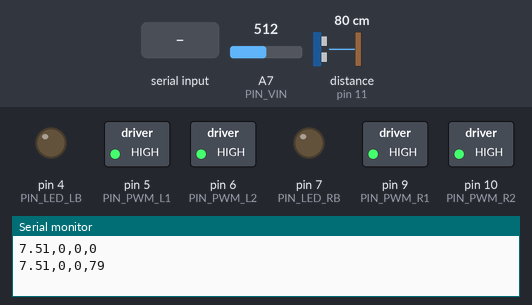
The sketch below on a simulated Arduino Nano, built with avr-gcc and run on an emulated ATmega328P. Shown: switched loads named in the sketch (green lamp = pin HIGH), output pins drawn as LEDs (lit = HIGH), the last lines printed to the serial monitor. Wiring (inferred from the names in the program): ultrasonic range finder: trigger pin 12; echo pin 11. Dashed ring = blinking. Inputs (shaded band) come from the test bench; at power-on: distance to the obstacle (sensor on pin 11) 80 cm, A7 (PIN_VIN) = 512. The echo pulse lasts 58.3 µs per cm; pins used as bus, display or sensor lines are not drawn.

Above: at 2.7 s.
2.8 s: "i90," received over Serial
At 4.2 s:
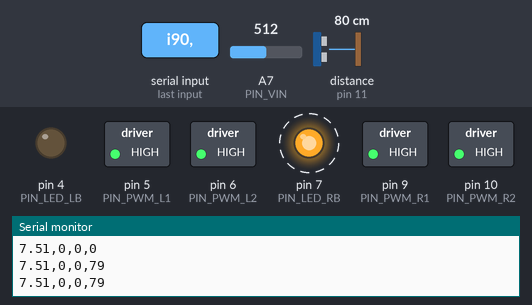
5.8 s: "c90," received over Serial
At 8.6 s:
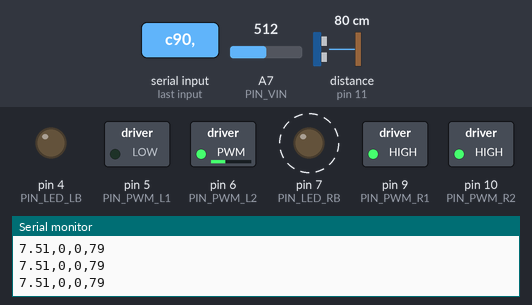
8.8 s: byte 99 ('c') received over Serial
At 11.2 s:
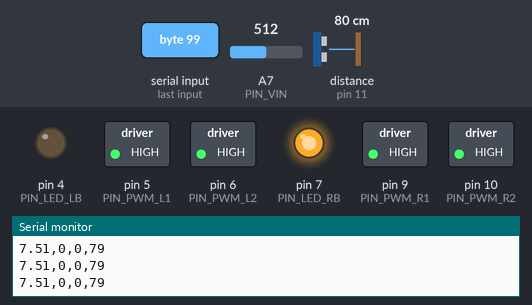
11.8 s: "c,45," received over Serial
At 13.2 s:
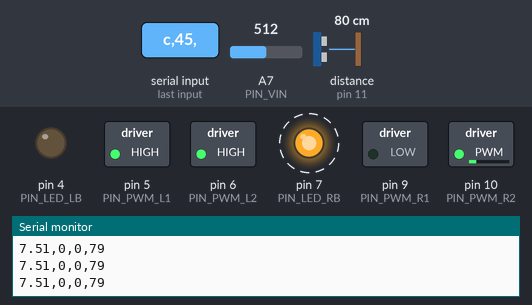
14.8 s: distance to the obstacle (sensor on pin 11) set to 14 cm
17.8 s: distance to the obstacle (sensor on pin 11) set to 11 cm
At 19.05 s:
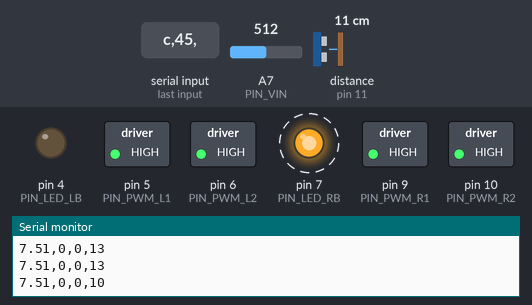
Timing chart, 0 to 21.8 s (numbered marks = the images above; inputs shaded):
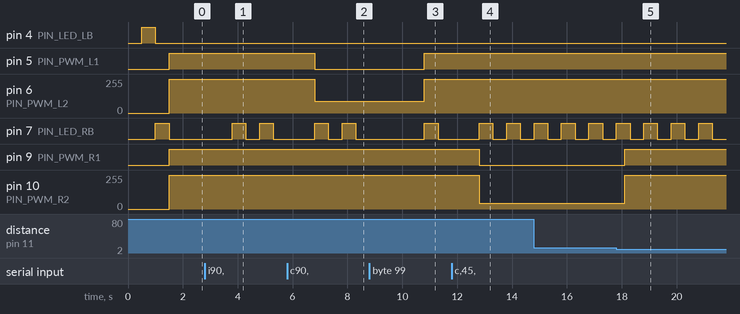

Measured:
- the behaviour switches between 13 and 12 cm on distance to the obstacle (sensor on pin 11) (found by bisection; images 4 and 5)
- after the input at 2.8 s, pin 7 (PIN_LED_RB): alternates HIGH for 0.50 s and LOW for 0.50 s, starting after 1.0 s
- after the input at 5.8 s, pin 5 (PIN_PWM_L1): HIGH → LOW after 1.0 s; pin 6 (PIN_PWM_L2): 255/255 → 90/255 after 1.0 s
- after the input at 8.8 s, pin 5 (PIN_PWM_L1): LOW → HIGH after 2.0 s; pin 6 (PIN_PWM_L2): 90/255 → 255/255 after 2.0 s
- after the input at 11.8 s, pin 9 (PIN_PWM_R1): HIGH → LOW after 1.0 s; pin 10 (PIN_PWM_R2): 255/255 → 45/255 after 1.0 s
- after the input at 17.8 s, pin 9 (PIN_PWM_R1): LOW → HIGH after 0.30 s; pin 10 (PIN_PWM_R2): 45/255 → 255/255 after 0.30 s

The sketch:

OpenBot.ino
```cpp
// ---------------------------------------------------------------------------
// This Arduino sketch accompanies the OpenBot Android application.
// By Matthias Mueller, Intelligent Systems Lab, 2020
//
// The sketch has the following functinonalities:
//  - receive control commands from Android application (USB serial)
//. - produce low-level controls (PWM) for the vehicle
//  - toggle left and right indicator signals
//  - wheel odometry based on optical speed sensors
//  - estimate battery voltage via voltage divider
//  - estimate distance based on sonar sensor
//  - send sensor readings to Android application (USB serial)
//  - display vehicle status on OLED
//
// Dependencies: Install via "Tools --> Manage Libraries" (type library name in the search field)
//  - Interrupts: PinChangeInterrupt by Nico Hood (read speed sensors and sonar)
//  - OLED: Adafruit_SSD1306 & Adafruit_GFX (display vehicle status)
// Contributors:
//  - October 2020: OLED display support by Ingmar Stapel
// ---------------------------------------------------------------------------

// PIN_PWM_L1,PIN_PWM_L2,PIN_PWM_R1,PIN_PWM_R2  Low-level control of left DC motors via PWM
// PIN_SPEED_L, PIN_SPEED_R                     Measure left and right wheel speed
// PIN_VIN                                      Measure battery voltage via voltage divider
// PIN_TRIGGER                                  Arduino pin tied to trigger pin on ultrasonic sensor.
// PIN_ECHO                                     Arduino pin tied to echo pin on ultrasonic sensor.
// PIN_LED_LB, PIN_LED_RB                       Toggle left and right rear LEDs (indicator signals)

//------------------------------------------------------//
// DEFINITIONS
//------------------------------------------------------//

// DO NOT CHANGE!
#define DIY 0
#define PCB_V1 1
#define PCB_V2 2

//------------------------------------------------------//
//SETTINGS
//------------------------------------------------------//

// Setup the OpenBot version (DIY,PCB_V1,PCB_V2)
#define OPENBOT DIY

// Enable/Disable voltage divider (1,0)
#define HAS_VOLTAGE_DIVIDER 1

// Enable/Disable indicators (1,0)
#define HAS_INDICATORS 1

// Enable/Disable speed sensors (1,0)
#define HAS_SPEED_SENSORS 1

// Enable/Disable sonar (1,0)
#define HAS_SONAR 1

// Enable/Disable median filter for sonar measurements (1,0)
#define USE_MEDIAN 1

// Enable/Disable OLED (1,0)
#define HAS_OLED 0

// Enable/Disable no phone mode (1,0)
// In no phone mode:
// - the motors will turn at 75% speed
// - the speed will be reduced if an obstacle is detected by the sonar sensor
// - the car will turn, if an obstacle is detected within STOP_THRESHOLD
// WARNING: If the sonar sensor is not setup, the car will go full speed forward!
#define NO_PHONE_MODE 0

//------------------------------------------------------//
// PINOUT
//------------------------------------------------------//

//Setup the pin definitions
#if (OPENBOT == DIY)
  #define PIN_PWM_L1 5
  #define PIN_PWM_L2 6
  #define PIN_PWM_R1 9
  #define PIN_PWM_R2 10
  #define PIN_SPEED_L 2
  #define PIN_SPEED_R 3
  #define PIN_VIN A7
  #define PIN_TRIGGER 12
  #define PIN_ECHO 11
  #define PIN_LED_LB 4
  #define PIN_LED_RB 7
#elif (OPENBOT == PCB_V1)
  #define PIN_PWM_L1 9
  #define PIN_PWM_L2 10
  #define PIN_PWM_R1 5
  #define PIN_PWM_R2 6
  #define PIN_SPEED_L 2
  #define PIN_SPEED_R 4
  #define PIN_VIN A7
  #define PIN_TRIGGER 3
  #define PIN_ECHO 3
  #define PIN_LED_LB 7
  #define PIN_LED_RB 8
#elif (OPENBOT == PCB_V2)
  #define PIN_PWM_L1 9
  #define PIN_PWM_L2 10
  #define PIN_PWM_R1 5
  #define PIN_PWM_R2 6
  #define PIN_SPEED_L 2
  #define PIN_SPEED_R 3
  #define PIN_VIN A7
  #define PIN_TRIGGER 4
  #define PIN_ECHO 4
  #define PIN_LED_LB 7
  #define PIN_LED_RB 8
#endif

//------------------------------------------------------//
// INITIALIZATION
//------------------------------------------------------//

#include <limits.h>
const unsigned int STOP_THRESHOLD = 12; //cm

#if NO_PHONE_MODE
  int turn_direction = 0; // right
  const unsigned long TURN_DIRECTION_INTERVAL = 2000; // How frequently to change turn direction (ms).
  unsigned long turn_direction_timeout = 0;   // After timeout (ms), random turn direction is updated.
#endif

#if HAS_SPEED_SENSORS or HAS_SONAR
  #include <PinChangeInterrupt.h>
#endif

#if HAS_SONAR
  //Sonar sensor
  const float US_TO_CM = 0.01715; //cm/uS -> (343 * 100 / 1000000) / 2;
  const unsigned long PING_INTERVAL = 100; // How frequently to send out a ping (ms).
  unsigned long ping_timeout = 0;   // After timeout (ms), distance is set to maximum.
  volatile unsigned long start_time = 0; // Time when sending sonar pulse was sent
  volatile unsigned long echo_time = 0; // Time taken to receive echo
  unsigned int distance = UINT_MAX; //cm      65535 UINT_MAX
  unsigned int distance_estimate = UINT_MAX; //cm
  #if USE_MEDIAN
    const unsigned int distance_array_sz = 3;
    unsigned int distance_array[distance_array_sz]={};
    unsigned int distance_counter = 0;
  #endif
#else
  unsigned int distance_estimate = UINT_MAX; //cm
#endif

#if HAS_OLED
  #include <SPI.h>
  #include <Wire.h>
  #include <Adafruit_GFX.h>
  #include <Adafruit_SSD1306.h>

  const int OLED_RESET = -1; // not used
  Adafruit_SSD1306 display(OLED_RESET);

  // OLED Display SSD1306
  const unsigned int SCREEN_WIDTH = 128; // OLED display width, in pixels
  const unsigned int SCREEN_HEIGHT = 32; // OLED display height, in pixels
#endif

#if HAS_VOLTAGE_DIVIDER
  const unsigned int ADC_MAX = 1023;
  const unsigned int VREF = 5;
  //The voltage divider factor is computed as (R1+R2)/R2
  #if (OPENBOT == PCB_V1)
    const float VOLTAGE_DIVIDER_FACTOR = (100+33)/33;
  #else //DIY and PCB_V2
    const float VOLTAGE_DIVIDER_FACTOR = (20+10)/10;
  #endif
#endif

//Vehicle Control
int ctrl_left = 0;
int ctrl_right = 0;

//Voltage measurement
const unsigned int VIN_ARR_SZ = 10;
unsigned int vin_counter = 0;
unsigned int vin_array[VIN_ARR_SZ]={0};

//Speed sensor
const unsigned int DISK_HOLES = 20;
volatile int counter_left = 0;
volatile int counter_right = 0;

//Indicator Signal
const unsigned long INDICATOR_INTERVAL = 500; //Blinking rate of the indicator signal (ms).
unsigned long indicator_timeout = 0;
int indicator_val = 0;

//Serial communication
const unsigned long SEND_INTERVAL = 1000; // How frequently vehicle data is sent (ms).
unsigned long send_timeout = 0;
String inString = "";

//------------------------------------------------------//
// SETUP
//------------------------------------------------------//

void setup()
{
  //Outputs
  pinMode(PIN_PWM_L1,OUTPUT);
  pinMode(PIN_PWM_L2,OUTPUT);
  pinMode(PIN_PWM_R1,OUTPUT);
  pinMode(PIN_PWM_R2,OUTPUT);
  pinMode(PIN_LED_LB,OUTPUT);
  pinMode(PIN_LED_RB,OUTPUT);

  //Inputs
  pinMode(PIN_VIN,INPUT);
  pinMode(PIN_SPEED_L,INPUT);
  pinMode(PIN_SPEED_R,INPUT);

  Serial.begin(115200,SERIAL_8N1); //8 data bits, no parity, 1 stop bit
  send_timeout = millis() + SEND_INTERVAL; //wait for one interval to get readings

  #if HAS_SPEED_SENSORS
    attachPinChangeInterrupt(digitalPinToPinChangeInterrupt(PIN_SPEED_L), update_speed_left, FALLING);
    attachPinChangeInterrupt(digitalPinToPinChangeInterrupt(PIN_SPEED_R), update_speed_right, FALLING);
  #endif

  //Initialize with the I2C addr 0x3C
  #if HAS_OLED
    display.begin(SSD1306_SWITCHCAPVCC, 0x3C);
  #endif

  //Test sequence for indicator LEDs
  #if HAS_INDICATORS
    digitalWrite(PIN_LED_LB,LOW);
    digitalWrite(PIN_LED_RB,LOW);
    delay(500);
    digitalWrite(PIN_LED_LB,HIGH);
    delay(500);
    digitalWrite(PIN_LED_LB,LOW);
    digitalWrite(PIN_LED_RB,HIGH);
    delay(500);
    digitalWrite(PIN_LED_RB,LOW);
  #endif
}

//------------------------------------------------------//
// MAIN LOOP
//------------------------------------------------------//

void loop() {

  #if HAS_VOLTAGE_DIVIDER
    //Measure voltage
    vin_array[vin_counter%VIN_ARR_SZ] = analogRead(PIN_VIN);
    vin_counter++;
  #endif

  #if HAS_SONAR
    //Measure distance every PING_INTERVAL
    if (millis() >= ping_timeout) {
      ping_timeout = ping_timeout + PING_INTERVAL;
      if (echo_time == 0) { //No echo received
        distance = UINT_MAX;
      }
      else
      {
        distance = echo_time * US_TO_CM;
      }
      #if USE_MEDIAN
        distance_array[distance_counter%distance_array_sz] = distance;
        distance_counter++;
        distance_estimate = get_median(distance_array, distance_array_sz);
      #else
        distance_estimate = distance;
      #endif
      send_ping();  //超声波测距，不用库，相当于重写，还用了模拟中断，嗯，
    }
  #endif

  // Send vehicle measurments to serial every SEND_INTERVAL
  if (millis() >= send_timeout) {
    send_vehicle_data();
    send_timeout = millis() + SEND_INTERVAL;
  }

  #if HAS_INDICATORS
    // Check indicator signal every INDICATOR_INTERVAL
    if (millis() >= indicator_timeout) {
      update_indicators();
      indicator_timeout = millis() + INDICATOR_INTERVAL;
    }
  #endif

  #if (NO_PHONE_MODE)
    if (millis() > turn_direction_timeout)
    {
      turn_direction_timeout = millis() + TURN_DIRECTION_INTERVAL;
      turn_direction = random(2); //Generate random number in the range [0,1]
    }
    // drive forward
    if (distance_estimate > 4*STOP_THRESHOLD) {
      ctrl_left = distance_estimate;
      ctrl_right = ctrl_left;
      digitalWrite(PIN_LED_LB, LOW);
      digitalWrite(PIN_LED_RB, LOW);
    }
    // turn slightly
    else if (distance_estimate > 2*STOP_THRESHOLD) {
      ctrl_left = distance_estimate;
      ctrl_right = ctrl_left - 3*STOP_THRESHOLD;
    }
    // turn strongly
    else if (distance_estimate > STOP_THRESHOLD) {
      ctrl_left = 192;
      ctrl_right = - 192;
    }
    // drive backward slowly
    else {
        ctrl_left = -96;
        ctrl_right = -96;
        digitalWrite(PIN_LED_LB, HIGH);
        digitalWrite(PIN_LED_RB, HIGH);
    }
    // flip controls if needed and set indicator light
    if (ctrl_left != ctrl_right) {
      if (turn_direction > 0) {
        int temp = ctrl_left;
        ctrl_left = ctrl_right;
        ctrl_right = temp;
        digitalWrite(PIN_LED_LB, HIGH);
        digitalWrite(PIN_LED_RB, LOW);
      }
      else {
        digitalWrite(PIN_LED_LB, LOW);
        digitalWrite(PIN_LED_RB, HIGH);
      }
    }
    // enforce limits
    ctrl_left = ctrl_left > 0 ? max(64, min(ctrl_left, 192)) : min(-64, max(ctrl_left, -192));
    ctrl_right = ctrl_right > 0 ? max(64, min(ctrl_right, 192)) : min(-64, max(ctrl_right, -192));

  #else // Wait for messages from the phone
    if (Serial.available() > 0) {
      read_msg();
    }
    if (distance_estimate < STOP_THRESHOLD) {
      if (ctrl_left > 0) ctrl_left = 0;
      if (ctrl_right > 0) ctrl_right = 0;
    }
  #endif

  update_left_motors();
  update_right_motors();
}


//------------------------------------------------------//
// FUNCTIONS
//------------------------------------------------------//

void update_left_motors() {
    if (ctrl_left < 0) {
      analogWrite(PIN_PWM_L1,-ctrl_left);
      analogWrite(PIN_PWM_L2,0);
    }
    else if (ctrl_left > 0) {
      analogWrite(PIN_PWM_L1,0);
      analogWrite(PIN_PWM_L2,ctrl_left);
    }
    else { //Motor brake
      analogWrite(PIN_PWM_L1,255);
      analogWrite(PIN_PWM_L2,255);
    }
}

void update_right_motors() {
    if (ctrl_right < 0) {
      analogWrite(PIN_PWM_R1,-ctrl_right);
      analogWrite(PIN_PWM_R2,0);
    }
    else if (ctrl_right > 0) {
      analogWrite(PIN_PWM_R1,0);
      analogWrite(PIN_PWM_R2,ctrl_right);
    }
    else { //Motor brake
      analogWrite(PIN_PWM_R1,255);
      analogWrite(PIN_PWM_R2,255);
    }
}

void read_msg() {
  if (Serial.available()) {
    char inChar = Serial.read();
    switch (inChar) {
      case 'c':
        ctrl_left = Serial.readStringUntil(',').toInt();
        ctrl_right = Serial.readStringUntil('\n').toInt();
        break;
      case 'i':
        indicator_val = Serial.readStringUntil('\n').toInt();
        break;
      default:
        break;
    }
  }
}

void send_vehicle_data() {
  float voltage_value = get_voltage();
  int ticks_left = counter_left;
  counter_left = 0;
  int ticks_right = counter_right;
  counter_right = 0;

  #if (NO_PHONE_MODE || HAS_OLED)
    float rpm_factor = 60.0*(1000.0/SEND_INTERVAL)/(DISK_HOLES);
    float rpm_left = ticks_left*rpm_factor;
    float rpm_right = ticks_right*rpm_factor;
  #endif
  #if (NO_PHONE_MODE)
    Serial.print("Voltage: "); Serial.println(voltage_value, 2);
    Serial.print("Left RPM: "); Serial.println(rpm_left, 0);
    Serial.print("Right RPM: "); Serial.println(rpm_right, 0);
    Serial.print("Distance: "); Serial.println(distance_estimate);
    Serial.println("------------------");
  #else
    Serial.print(voltage_value);
    Serial.print(",");
    Serial.print(ticks_left);
    Serial.print(",");
    Serial.print(ticks_right);
    Serial.print(",");
    Serial.print(distance_estimate);
    Serial.println();
  #endif

  #if HAS_OLED
    // Set display information
    drawString(
      "Voltage:    " + String(voltage_value,2),
      "Left RPM:  " + String(rpm_left,0),
      "Right RPM: " + String(rpm_right, 0),
      "Distance:   " + String(distance_estimate));
  #endif
}

#if HAS_VOLTAGE_DIVIDER
  float get_voltage () {
    unsigned long array_sum = 0;
    unsigned int array_size = min(VIN_ARR_SZ,vin_counter);
    for(unsigned int index = 0; index < array_size; index++)
    {
      array_sum += vin_array[index];
    }
    return float(array_sum)/array_size/ADC_MAX*VREF*VOLTAGE_DIVIDER_FACTOR;
  }
#else
  float get_voltage () {
    return -1;
  }
#endif

#if HAS_INDICATORS
  void update_indicators() {
    if (indicator_val < 0) {
      digitalWrite(PIN_LED_LB, !digitalRead(PIN_LED_LB));
      digitalWrite(PIN_LED_RB, 0);
    }
    else if (indicator_val > 0) {
      digitalWrite(PIN_LED_LB, 0);
      digitalWrite(PIN_LED_RB, !digitalRead(PIN_LED_RB));
    }
    else {
      digitalWrite(PIN_LED_LB, 0);
      digitalWrite(PIN_LED_RB, 0);
    }
  }
#endif

#if HAS_OLED
// Function for drawing a string on the OLED display
void drawString(String line1, String line2, String line3, String line4) {
  display.clearDisplay();
  // set text color
  display.setTextColor(WHITE);
  // set text size
  display.setTextSize(1);
  // set text cursor position
  display.setCursor(1,0);
  // show text
  display.println(line1);
  display.setCursor(1,8);
  // show text
  display.println(line2);
  display.setCursor(1,16);
  // show text
  display.println(line3);
  display.setCursor(1,24);
  // show text
  display.println(line4);
  display.display();
}
#endif

#if USE_MEDIAN
  unsigned int get_median(unsigned int a[], unsigned int sz) {
    //bubble sort
    for(unsigned int i=0; i<(sz-1); i++) {
      for(unsigned int j=0; j<(sz-(i+1)); j++) {
        if(a[j] > a[j+1]) {
            unsigned int t = a[j];
            a[j] = a[j+1];
            a[j+1] = t;
        }
      }
    }
    return a[sz/2];
  }
#endif

//------------------------------------------------------//
// INTERRUPT SERVICE ROUTINES (ISR)
//------------------------------------------------------//

#if HAS_SPEED_SENSORS
  // ISR: Increment speed sensor counter (right)
  void update_speed_left() {
    if (ctrl_left < 0) {
      counter_left--;
    }
    else if (ctrl_left > 0) {
      counter_left++;
    }
  }

  // ISR: Increment speed sensor counter (right)
  void update_speed_right() {
    if (ctrl_right < 0) {
      counter_right--;
    }
    else if (ctrl_right > 0){
      counter_right++;
    }
  }
#endif

#if HAS_SONAR
  // Send pulse by toggling trigger pin
  void send_ping() {
    detachPinChangeInterrupt(digitalPinToPinChangeInterrupt(PIN_ECHO));
    echo_time = 0;
    pinMode(PIN_TRIGGER,OUTPUT);
    digitalWrite(PIN_TRIGGER, LOW);
    delayMicroseconds(5);
    digitalWrite(PIN_TRIGGER, HIGH);
    delayMicroseconds(10);
    digitalWrite(PIN_TRIGGER, LOW);
    pinMode(PIN_ECHO,INPUT);
    attachPinChangeInterrupt(digitalPinToPinChangeInterrupt(PIN_ECHO), start_timer, RISING);
  }
  // ISR: Start timer to measure the time it takes for the pulse to return
  void start_timer() {
    start_time = micros();
    attachPinChangeInterrupt(digitalPinToPinChangeInterrupt(PIN_ECHO), stop_timer, FALLING);
  }
  // ISR: Stop timer and record the time
  void stop_timer() {
    echo_time = micros() - start_time;
    }
#endif
```
